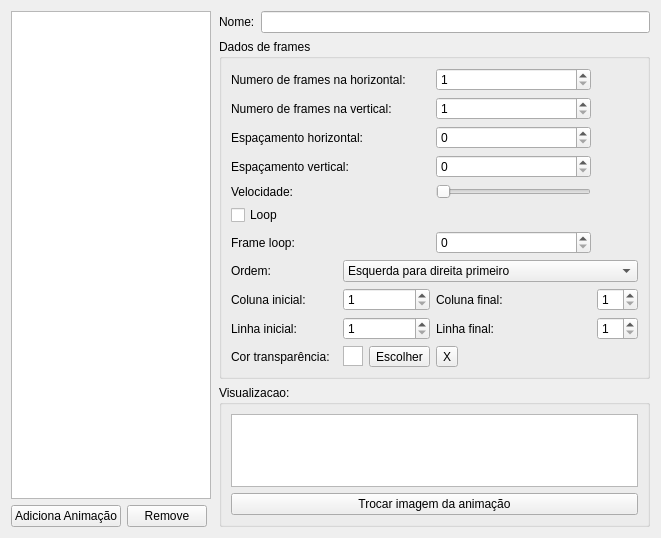
<?xml version="1.0" encoding="UTF-8"?>
<ui version="4.0">
 <class>ConfigsAnimations</class>
 <widget class="QWidget" name="ConfigsAnimations">
  <property name="geometry">
   <rect>
    <x>0</x>
    <y>0</y>
    <width>661</width>
    <height>538</height>
   </rect>
  </property>
  <property name="windowTitle">
   <string>Form</string>
  </property>
  <layout class="QGridLayout" name="gridLayout_3">
   <item row="0" column="0" rowspan="3" colspan="3">
    <widget class="QListWidget" name="listWidget">
     <property name="maximumSize">
      <size>
       <width>200</width>
       <height>16777215</height>
      </size>
     </property>
    </widget>
   </item>
   <item row="0" column="3">
    <widget class="QLabel" name="label">
     <property name="text">
      <string>Nome:</string>
     </property>
    </widget>
   </item>
   <item row="0" column="4">
    <widget class="QLineEdit" name="lineEditName"/>
   </item>
   <item row="1" column="3" colspan="2">
    <widget class="QGroupBox" name="groupBoxDadosFrames">
     <property name="title">
      <string>Dados de frames</string>
     </property>
     <layout class="QGridLayout" name="gridLayout">
      <item row="0" column="0" colspan="3">
       <widget class="QLabel" name="label_2">
        <property name="text">
         <string>Numero de frames na horizontal:</string>
        </property>
       </widget>
      </item>
      <item row="0" column="3">
       <widget class="QSpinBox" name="spinBoxHorizontalFramesNumber">
        <property name="minimum">
         <number>1</number>
        </property>
       </widget>
      </item>
      <item row="1" column="0" colspan="3">
       <widget class="QLabel" name="label_3">
        <property name="text">
         <string>Numero de frames na vertical:</string>
        </property>
       </widget>
      </item>
      <item row="1" column="3">
       <widget class="QSpinBox" name="spinBoxVerticalFrameNumber">
        <property name="minimum">
         <number>1</number>
        </property>
       </widget>
      </item>
      <item row="2" column="0" colspan="2">
       <widget class="QLabel" name="label_4">
        <property name="text">
         <string>Espaçamento horizontal:</string>
        </property>
       </widget>
      </item>
      <item row="2" column="3">
       <widget class="QSpinBox" name="spinBoxHorizontalSpacing"/>
      </item>
      <item row="3" column="0" colspan="2">
       <widget class="QLabel" name="label_6">
        <property name="text">
         <string>Espaçamento vertical:</string>
        </property>
       </widget>
      </item>
      <item row="3" column="3">
       <widget class="QSpinBox" name="spinBoxVerticalSpacing"/>
      </item>
      <item row="4" column="0">
       <widget class="QLabel" name="label_7">
        <property name="text">
         <string>Velocidade:</string>
        </property>
       </widget>
      </item>
      <item row="4" column="3">
       <widget class="QSlider" name="horizontalSliderVelocity">
        <property name="minimum">
         <number>1</number>
        </property>
        <property name="orientation">
         <enum>Qt::Horizontal</enum>
        </property>
       </widget>
      </item>
      <item row="5" column="0">
       <widget class="QCheckBox" name="checkBox">
        <property name="text">
         <string>Loop</string>
        </property>
       </widget>
      </item>
      <item row="6" column="0">
       <widget class="QLabel" name="label_8">
        <property name="text">
         <string>Frame loop:</string>
        </property>
       </widget>
      </item>
      <item row="6" column="3">
       <widget class="QSpinBox" name="spinBoxFrameLoop"/>
      </item>
      <item row="7" column="0">
       <widget class="QLabel" name="label_5">
        <property name="text">
         <string>Ordem:</string>
        </property>
       </widget>
      </item>
      <item row="7" column="1" colspan="4">
       <widget class="QComboBox" name="comboBoxOrder">
        <item>
         <property name="text">
          <string>Esquerda para direita primeiro</string>
         </property>
        </item>
        <item>
         <property name="text">
          <string>Cima para baixo primeiro</string>
         </property>
        </item>
       </widget>
      </item>
      <item row="8" column="0">
       <widget class="QLabel" name="label_9">
        <property name="text">
         <string>Coluna inicial:</string>
        </property>
       </widget>
      </item>
      <item row="8" column="1" colspan="2">
       <widget class="QSpinBox" name="spinBoxColunaInicial">
        <property name="minimum">
         <number>1</number>
        </property>
       </widget>
      </item>
      <item row="8" column="3">
       <widget class="QLabel" name="label_10">
        <property name="text">
         <string>Coluna final:</string>
        </property>
       </widget>
      </item>
      <item row="8" column="4">
       <widget class="QSpinBox" name="spinBoxColunaFinal">
        <property name="minimum">
         <number>1</number>
        </property>
       </widget>
      </item>
      <item row="9" column="0">
       <widget class="QLabel" name="label_11">
        <property name="text">
         <string>Linha inicial:</string>
        </property>
       </widget>
      </item>
      <item row="9" column="1" colspan="2">
       <widget class="QSpinBox" name="spinBoxLinhaInicial">
        <property name="minimum">
         <number>1</number>
        </property>
       </widget>
      </item>
      <item row="9" column="3">
       <widget class="QLabel" name="label_12">
        <property name="text">
         <string>Linha final:</string>
        </property>
       </widget>
      </item>
      <item row="9" column="4">
       <widget class="QSpinBox" name="spinBoxLinhaFinal">
        <property name="minimum">
         <number>1</number>
        </property>
       </widget>
      </item>
      <item row="10" column="0">
       <widget class="QLabel" name="label_13">
        <property name="text">
         <string>Cor transparência:</string>
        </property>
       </widget>
      </item>
      <item row="10" column="1">
       <widget class="QGraphicsView" name="graphicsViewColorkey">
        <property name="maximumSize">
         <size>
          <width>20</width>
          <height>20</height>
         </size>
        </property>
       </widget>
      </item>
      <item row="10" column="2">
       <widget class="QToolButton" name="toolButtonColorkey">
        <property name="text">
         <string>Escolher</string>
        </property>
       </widget>
      </item>
      <item row="10" column="3">
       <widget class="QToolButton" name="toolButtonColorkeyX">
        <property name="text">
         <string>X</string>
        </property>
       </widget>
      </item>
     </layout>
    </widget>
   </item>
   <item row="2" column="3" rowspan="2" colspan="2">
    <widget class="QGroupBox" name="groupBoxVisualizacao">
     <property name="title">
      <string>Visualizacao:</string>
     </property>
     <layout class="QGridLayout" name="gridLayout_2">
      <item row="0" column="0">
       <widget class="QGraphicsView" name="graphicsView">
        <property name="maximumSize">
         <size>
          <width>999</width>
          <height>300</height>
         </size>
        </property>
       </widget>
      </item>
      <item row="1" column="0">
       <widget class="QPushButton" name="pushButtonChangeImage">
        <property name="text">
         <string>Trocar imagem da animação</string>
        </property>
       </widget>
      </item>
     </layout>
    </widget>
   </item>
   <item row="3" column="0">
    <widget class="QPushButton" name="pushButtonAddAnimation">
     <property name="text">
      <string>Adiciona Animação</string>
     </property>
    </widget>
   </item>
   <item row="3" column="1">
    <widget class="QPushButton" name="removeButton">
     <property name="text">
      <string>Remove</string>
     </property>
    </widget>
   </item>
  </layout>
 </widget>
 <resources/>
 <connections/>
</ui>
